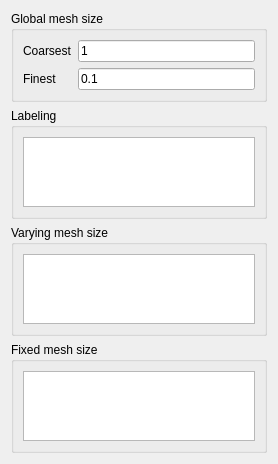
<?xml version="1.0" encoding="UTF-8"?>
<ui version="4.0">
 <class>ForcesWidget</class>
 <widget class="QWidget" name="ForcesWidget">
  <property name="geometry">
   <rect>
    <x>0</x>
    <y>0</y>
    <width>278</width>
    <height>439</height>
   </rect>
  </property>
  <property name="windowTitle">
   <string>Create mesh</string>
  </property>
  <layout class="QGridLayout" name="gridLayout">
   <item row="0" column="0">
    <widget class="QGroupBox" name="ForcesInput">
     <property name="sizePolicy">
      <sizepolicy hsizetype="Expanding" vsizetype="Preferred">
       <horstretch>0</horstretch>
       <verstretch>0</verstretch>
      </sizepolicy>
     </property>
     <property name="maximumSize">
      <size>
       <width>16777215</width>
       <height>1677215</height>
      </size>
     </property>
     <property name="title">
      <string>Global mesh size</string>
     </property>
     <layout class="QGridLayout" name="gridLayout_2">
      <item row="0" column="0">
       <widget class="QLabel" name="CoarsestLab">
        <property name="text">
         <string>Coarsest</string>
        </property>
       </widget>
      </item>
      <item row="0" column="1">
       <widget class="Gui::InputField" name="Coarsest">
        <property name="text">
         <string>1</string>
        </property>
        <property name="cursorPosition">
         <number>1</number>
        </property>
       </widget>
      </item>
      <item row="1" column="0">
       <widget class="QLabel" name="FinestLab">
        <property name="text">
         <string>Finest</string>
        </property>
       </widget>
      </item>
      <item row="1" column="1">
       <widget class="Gui::InputField" name="Finest">
        <property name="text">
         <string>0.1</string>
        </property>
       </widget>
      </item>
     </layout>
    </widget>
   </item>
   <item row="2" column="0">
    <widget class="QGroupBox" name="Boundaries">
     <property name="sizePolicy">
      <sizepolicy hsizetype="Preferred" vsizetype="Preferred">
       <horstretch>10</horstretch>
       <verstretch>10</verstretch>
      </sizepolicy>
     </property>
     <property name="title">
      <string>Varying mesh size</string>
     </property>
     <layout class="QGridLayout" name="gridLayout_4">
      <item row="0" column="0">
       <widget class="QTableWidget" name="tw_VaryingMesh"/>
      </item>
     </layout>
    </widget>
   </item>
   <item row="1" column="0">
    <widget class="QGroupBox" name="Nodes">
     <property name="enabled">
      <bool>true</bool>
     </property>
     <property name="sizePolicy">
      <sizepolicy hsizetype="Preferred" vsizetype="Preferred">
       <horstretch>10</horstretch>
       <verstretch>10</verstretch>
      </sizepolicy>
     </property>
     <property name="title">
      <string>Labeling</string>
     </property>
     <property name="flat">
      <bool>false</bool>
     </property>
     <property name="checkable">
      <bool>false</bool>
     </property>
     <layout class="QGridLayout" name="gridLayout_3">
      <item row="0" column="0">
       <widget class="QTableWidget" name="tw_Group"/>
      </item>
     </layout>
    </widget>
   </item>
   <item row="3" column="0">
    <widget class="QGroupBox" name="Regions">
     <property name="sizePolicy">
      <sizepolicy hsizetype="Preferred" vsizetype="Preferred">
       <horstretch>10</horstretch>
       <verstretch>10</verstretch>
      </sizepolicy>
     </property>
     <property name="title">
      <string>Fixed mesh size</string>
     </property>
     <layout class="QGridLayout" name="gridLayout_5">
      <item row="0" column="0">
       <widget class="QTableWidget" name="tw_FixedMesh"/>
      </item>
     </layout>
    </widget>
   </item>
  </layout>
 </widget>
 <customwidgets>
  <customwidget>
   <class>Gui::InputField</class>
   <extends>QLineEdit</extends>
   <header>Gui/InputField.h</header>
  </customwidget>
 </customwidgets>
 <resources/>
 <connections/>
</ui>
